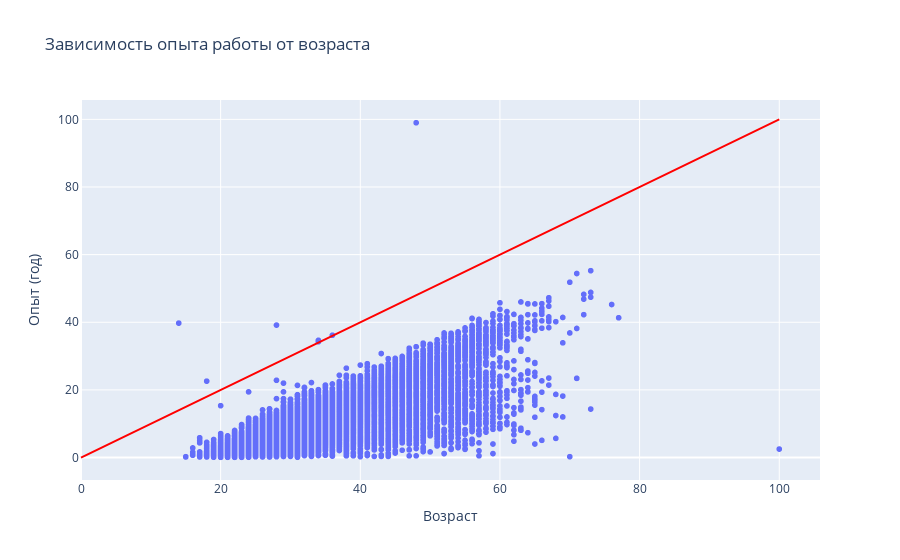

The notebook cell saved with this chart:
### Markdown cell above
8. Постройте **диаграмму рассеяния**, показывающую зависимость опыта работы (**"Опыт работы (месяц)"**) от возраста (**"Возраст"**). Опыт работы переведите из месяцев в года, чтобы признаки были в едином масштабе. Постройте на графике дополнительно прямую, проходящую через точки (0, 0) и (100, 100). Данная прямая соответствует значениям, когда опыт работы равен возрасту человека. Точки, лежащие на этой прямой и выше нее - аномалии в наших данных (опыт работы больше либо равен возрасту соискателя)

### Code cell
data_years = data_hh.copy()
data_years['Опыт (год)'] = data_years['Опыт работы (месяц)'] / 12

fig8 = px.scatter(data_years, x='Возраст', y='Опыт (год)', title='Зависимость опыта работы от возраста')
fig8.add_shape(
    type="line",
    x0=0,
    y0=0,
    x1=100,
    y1=100,
    line=dict(color="red", width=2)
)
fig8.show()

### Figure 1 — Plotly figure (JSON) as saved in the notebook; plotly's stock layout.template omitted (floating-point values rounded to 4 significant figures; data arrays with more than 128 entries replaced by an {"elided": "..."} marker saying what was removed)
{"data": [{"hovertemplate": "Возраст=%{x}<br>Опыт (год)=%{y}<extra></extra>", "legendgroup": "", "marker": {"color": "#636efa", "symbol": "circle"}, "mode": "markers", "name": "", "showlegend": false, "type": "scattergl", "x": {"elided": "44744 int values"}, "xaxis": "x", "y": {"elided": "44744 float values"}, "yaxis": "y"}], "layout": {"legend": {"tracegroupgap": 0}, "shapes": [{"line": {"color": "red", "width": 2}, "type": "line", "x0": 0, "x1": 100, "y0": 0, "y1": 100}], "title": {"text": "Зависимость опыта работы от возраста"}, "xaxis": {"anchor": "y", "domain": [0, 1], "title": {"text": "Возраст"}}, "yaxis": {"anchor": "x", "domain": [0, 1], "title": {"text": "Опыт (год)"}}}}
